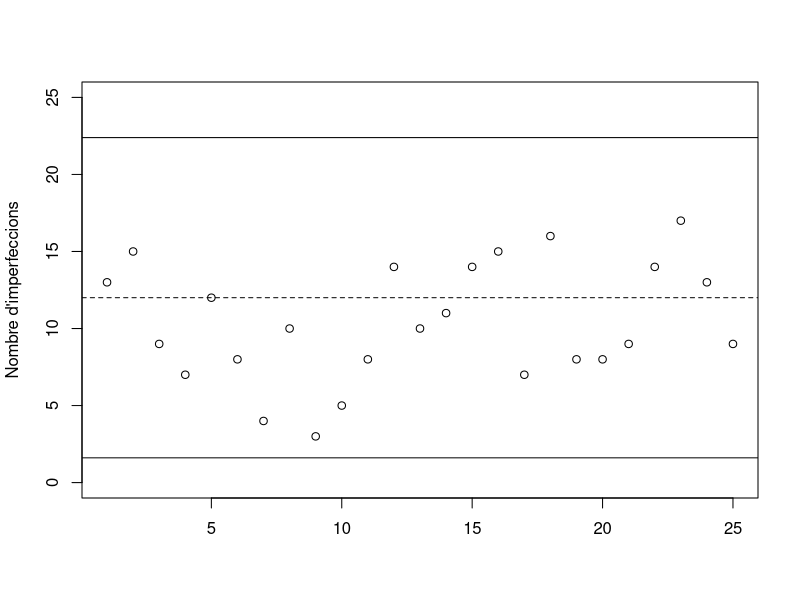

R code for this plot:
## ---- chunk 1
x = c(13, 15, 9, 7, 12, 8, 4, 10, 3, 5, 8, 14, 10, 11, 14, 15, 7, 16, 8, 8, 9, 14, 17, 13, 9)
## ---- chunk 2
plot(x, ylim=c(0,25), xlab='', ylab='Nombre d\'imperfeccions')
abline(h=12 - 3 * sqrt(12))
abline(h=12, lty=2)
abline(h=12 + 3 * sqrt(12))
